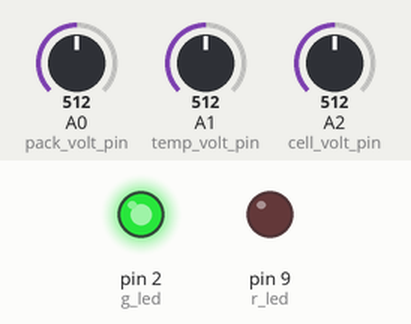
A sketch run on a simulated Arduino Uno, built with avr-gcc and run on an emulated ATmega328P. On the bench: output pins drawn as LEDs (lit = HIGH). The inputs (shaded band) are chosen by the test bench; at power-on: A1 (temp_volt_pin) = 512, A2 (cell_volt_pin) = 512, A0 (pack_volt_pin) = 512. What the sketch prints to the serial monitor is not drawn.

Above: at 1.3 s.
1.4 s: A1 (temp_volt_pin) set to 131
3.3 s: A1 (temp_volt_pin) set to 116
At 5.0 s:
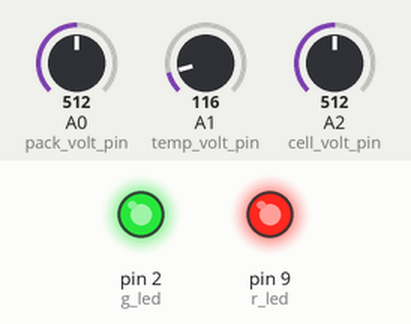
7.2 s: A2 (cell_volt_pin) set to 259
11.2 s: A2 (cell_volt_pin) set to 228
At 12.9 s:
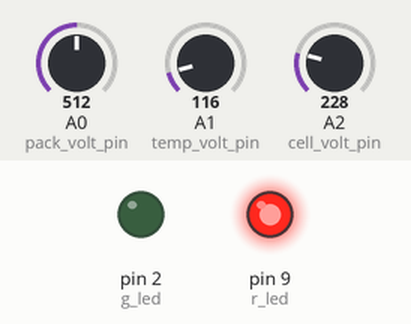
15.2 s: A2 (cell_volt_pin) set to 306
At 18.1 s:
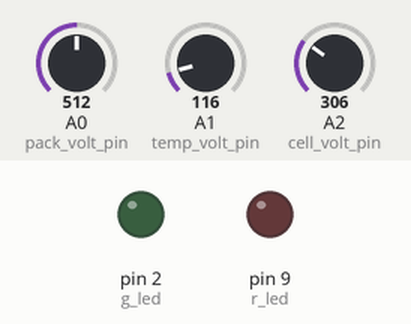
19.3 s: A1 (temp_volt_pin) set to 122
At 25.4 s:
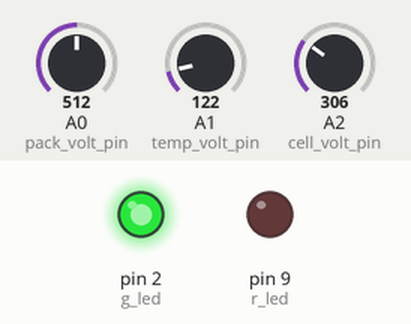
Timing chart, 0 to 25.7 s (numbered marks = the images above; inputs shaded):
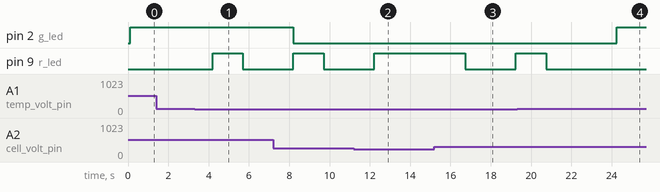

The sketch:

TM_EE_BMS.ino
```cpp
/*
TM_EE_BMS.ino
- Returns the voltage of the battery and pack as well as temperature.

Functions:
  - When Green Led is >> 50%, battery is in steady-state
  - Serial prints "LOW BATTERY" if battery is below 10%
  - If Red is high, temperature is above 55 deg celcius or below -55 deg C

*/

const int g_led = 2;
const int r_led = 9;
float pack_voltage = 0;
float pack_temp = 0;
float cell_voltage = 0;
const float Vref = 5.0;
float B_val = 3935;
int battery_life = 0;
bool notHotOrCold = true;

//Voltage Divider for cell voltage
const float R1_cell_voltage = 14700; //In ohms
const float R2_cell_voltage = 10000; //In ohms
const int cell_volt_pin = A2; //Analog pin that is read
float Vout_cell = 0;

//Voltage Divider for temperature sensing
const float R1_temp = 2220; //In ohms
float R2_temp = 0; //thermistor resistance: what we measure
float Vout_temp = 0; //measured at A1
const int temp_volt_pin = A1; //Analog pin for temperature sensing application
const float Vin_temp = 5; //constant 5V from 5V pin;
// float last_T_voltage = 0;

//Voltage Divider for pack voltage reading
int Vin_pack_volt = 0;
const float R1_pack_voltage = 14700; //In ohms
const float R2_pack_voltage = 10000; //In ohms
const int pack_volt_pin = A0; //Analog pin that is read
float Vout_pack = 0;
// float last_V_voltage = 0; //For ema filter

void setup() {
  Serial.begin(9600);
  Serial.println("___>_<___");
  delay(100);
  analogReference(DEFAULT);
  pinMode(r_led, OUTPUT);
  pinMode(g_led, OUTPUT);
  pinMode(pack_volt_pin, INPUT);
  pinMode(temp_volt_pin, INPUT);
  pinMode(cell_volt_pin, INPUT);

}

void loop() {
  //pack_voltage = Vout * ((R1 + R2)/R2)
  Vout_pack = analogRead(pack_volt_pin) * Vref / 1024.0;
  pack_voltage = Vout_pack * ((R1_pack_voltage + R2_pack_voltage) / R2_pack_voltage);

  //cell_voltage = Vout * ((R1 + R2)/R2)
  Vout_cell = analogRead(cell_volt_pin) * Vref / 1024.0;
  cell_voltage = Vout_cell * ((R1_cell_voltage + R2_cell_voltage) / R2_cell_voltage);

  //pack_temp = R1 * (Vout/(Vin + Vout))
  Vout_temp = analogRead(temp_volt_pin) * Vref / 1024.0;
  R2_temp = (R1_temp * (Vout_temp / (Vin_temp - Vout_temp)));
  pack_temp = (1.0 / ( (1.0 / (25 + 273.15 )) + (1.0 / B_val) * log( R2_temp / 1000) )) - 273.15; //Beta formula - result in Celcius

  battery_life = ((cell_voltage - 2.75)/ (4.2 - 2.75) ) * 100;

  if (battery_life < 0) { //Wrong Setup on user-end
    Serial.print("Wrong Battery?? ");
  }

  // UI Features for BMS monitoring
  // Scenario: When battery voltage >> 50 %
  if (battery_life > 50 && notHotOrCold) {
    Serial.print("Battery: ");
    Serial.print(floor(battery_life / 10.0) * 10.0);
    Serial.print("% ");

    // Green Led: High
    digitalWrite(g_led, HIGH);
  }
  else {
    digitalWrite(g_led, LOW);
    if (battery_life < 10) {
      Serial.print("LOW BATTERY!!!");
    }
  }

  // Scenario: When temperature > + - 55 deg C. This is close to the max discharge temperature
  if (abs(pack_temp) > 55) {
    notHotOrCold = false; // double-jeopardy

    //SPECIAL EDGE_CASE: low battery & high temperature
     if (battery_life < 10) {
      digitalWrite(r_led, HIGH);
      delay(500); //Every 0.5 s
    }
    else {
    // Red Led: Blink every 2s
    digitalWrite(r_led, HIGH);
    delay(1500);
    digitalWrite(r_led, LOW);
    delay(1500);

    }
  }
  else {
    digitalWrite(r_led, LOW);
    notHotOrCold = true;
  }
  Serial.print("Pack Voltage: ");
  Serial.print(pack_voltage);
  Serial.print(" V");
  Serial.print(" | Pack Temperature: ");
  Serial.print(pack_temp);
  Serial.print(" C");
  Serial.print(" | Cell Voltage: ");
  Serial.print(cell_voltage);
  Serial.println("V");


  delay(1000);
}
```

Measured:
- the behaviour switches between 122 and 121 on A1 (temp_volt_pin) (found by bisection; images 0 and 1)
- the behaviour switches between 241 and 240 on A2 (cell_volt_pin) (found by bisection; images 1 and 2)
- after the input at 1.4 s, every drawn part: stays the same
- after the input at 3.3 s, pin 9 (r_led): LOW → HIGH after 0.90 s, → LOW 1.5 s later
- after the input at 11.2 s, pin 9 (r_led): goes on until 12.2 s, then stays HIGH
- after the input at 15.2 s, pin 9 (r_led): HIGH → LOW after 1.5 s, → HIGH 2.5 s later
- after the input at 19.3 s, pin 2 (g_led): LOW → HIGH after 5.0 s; pin 9 (r_led): goes on until 20.7 s, then stays LOW
